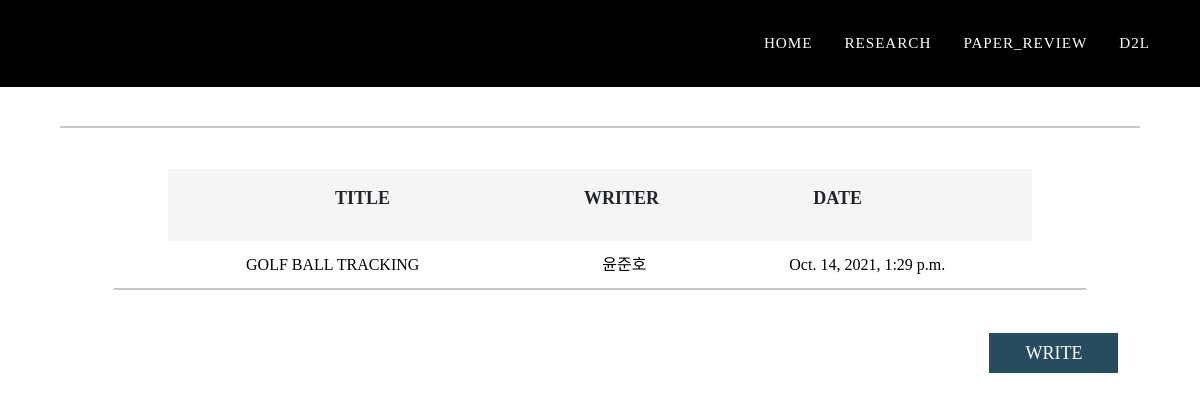
Screenshot of /board1/ with the database file from the repository.
### app/models.py (models this page shows, shortened)
class Board(models.Model):
    title = models.CharField(max_length=100)
    body = models.TextField()
    date = models.DateTimeField(auto_now_add=True)
    writer = models.CharField(max_length=100, default='')
    file = models.FileField('첨부파일', null=True, blank=True,  upload_to='')
    thema = models.CharField(max_length=100, default='')

### app/views.py (the view)
# urls.py: path('board1/', app.views.board1, name='board1'),
def board1(request):
    board1 = Board.objects
    return render(request, 'board1.html', {'board1': board1})

### app/templates/board1.html (shortened to what this page needs)
<!DOCTYPE html>
<html lang="en">
<head>
    <link href="https://cdn.jsdelivr.net/npm/bootstrap@5.1.1/dist/css/bootstrap.min.css" rel="stylesheet"
>
    {% load static %}
    <link rel="stylesheet" href="{% static 'css/styles.css' %}">
</head>
<body id="page-top" style="font-family: noto-demilight;">
    <nav class="navbar navbar-expand-lg navbar-dark fixed-top" id="mainNav" style="background-color: black; font-family: noto-medium;">
        <div class="container">
            <div class="collapse navbar-collapse" id="navbarResponsive">
                <ul class="navbar-nav text-uppercase ml-auto" style="font-family: noto-medium;">
                    <li class="nav-item"><a class="nav-link js-scroll-trigger" style="font-family: noto-medium;" href="{% url 'index' %}">home</a></li>
                    <li class="nav-item"><a class="nav-link js-scroll-trigger" style="font-family: noto-medium;" href="{% url 'board1' %}">Research</a></li>
                    <li class="nav-item"><a class="nav-link js-scroll-trigger" style="font-family: noto-medium;" href="{% url 'board2' %}">Paper_Review</a></li>
                    <li class="nav-item"><a class="nav-link js-scroll-trigger" style="font-family: noto-medium;" href="{% url 'board3' %}">D2L</a></li>
                </ul>
            </div>
        </div>
    </nav>
    <div class="board" style="margin-top: 20px;" >
        <div class="board-contents mx-auto" style="height:3em;">
            <div class="block board mx-auto">
                <div class="block" style="height: 1.5em;">
                    <hr>
                </div>
            </div>
            <div class="block board" style="margin-top: 3%;">
                <div class="board-nav mx-auto">
                    <div class="block board-nav">
                        <div class="box" style="width: 45%;">
                            <p>TITLE</p>
                        </div>
                        <div class="box" style="width: 15%; ">
                            <p>WRITER</p>
                        </div>
                        <div class="box" style="width: 35%; ">
                            <p>DATE</p>
                        </div>
                    </div>
                </div>
                {% for i in board1.all reversed %}
                {% if i.thema == "RESEARCH" %}
                <div class="board-contents mx-auto" style="margin-top: 1%;">
                            <a href="{{i.pk}}/" class="posting-click">
                                <div class="contents-box" style="width: 45%;">
                                    {{i.title}}
                                </div>
                                <div class="contents-box" style="width: 15%;">
                                    {{i.writer}}
                                </div>
                                <div class="contents-box" style="width: 35%; ">
                                    {{i.date}}
                                </div>
                                <br>
                                <br>
                            </a>
                            <hr style="margin-top: -1em;">
                    <br>
                </div>
                {% endif %}
                {% endfor %}
                <button class="my-button" onclick="location.href = 'new_post/'" style="float: right; margin-right:2%;">WRITE</button>
            </div>
        </div>
    </div>
</body>
</html>

### rows the page displays
Board: title "GOLF BALL TRACKING", writer "윤준호", date "Oct. 14, 2021, 1:29 p.m."
